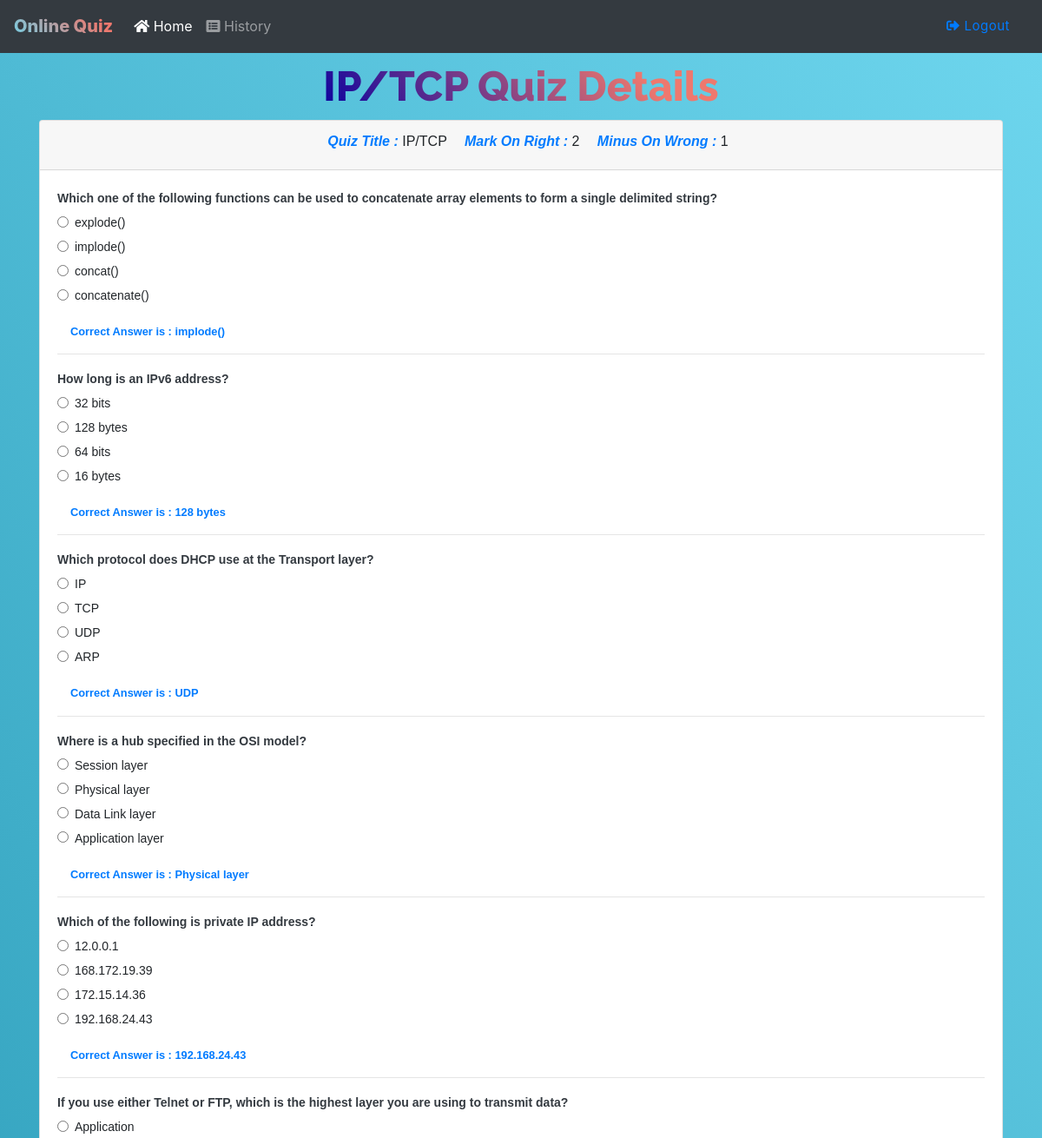
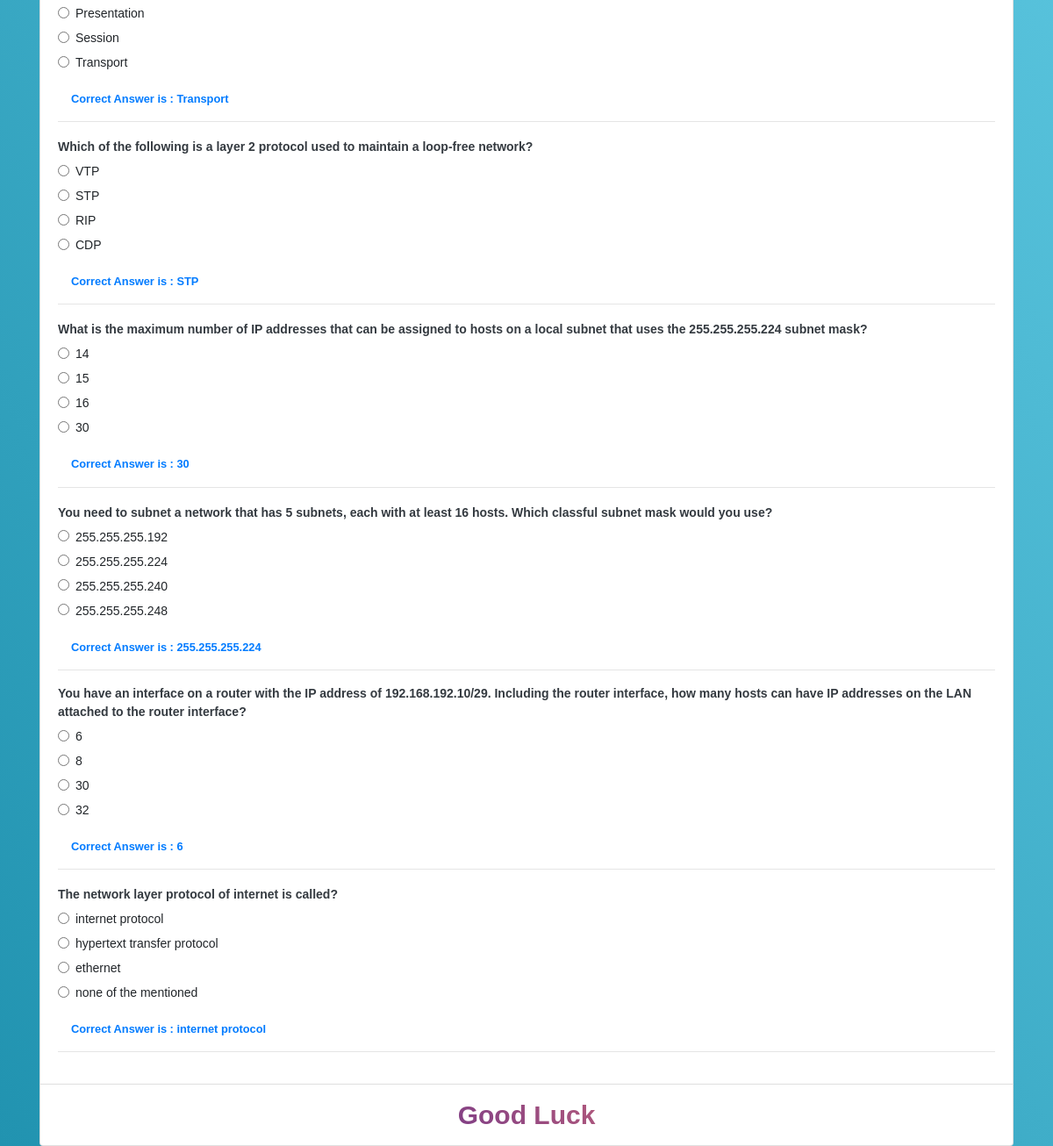
The page /welcome/quizAnswers?id=46&rank=28 (signed in) on the database its author committed (2 pictures, top to bottom).
### tables this page shows
CREATE TABLE `quizes` (
  `id` bigint(20) NOT NULL,
  `quiz_title` varchar(255) NOT NULL,
  `mark_on_right` int(11) NOT NULL,
  `minus_on_wrong` int(11) NOT NULL,
  `quiz_questions` text NOT NULL,
  `created_at` timestamp NOT NULL DEFAULT current_timestamp() ON UPDATE current_timestamp()
);

CREATE TABLE `questions` (
  `id` int(11) NOT NULL,
  `question` varchar(255) NOT NULL,
  `choice1` varchar(255) NOT NULL,
  `choice2` varchar(255) NOT NULL,
  `choice3` varchar(255) NOT NULL,
  `choice4` varchar(255) NOT NULL,
  `correct_answer` varchar(255) NOT NULL,
  `created_at` timestamp NOT NULL DEFAULT current_timestamp() ON UPDATE current_timestamp()
);

### app/libraries/Core.php (called while the page is built, shortened)
<?php
class Core
{
    protected $currentMethod = 'index' ;
    public function __construct()
    {
        $url = $this->getUrl();
        if(file_exists('../app/controllers/'. ucwords($url[0]) . '.php'))
        {
            unset($url[0]);
        }
        $this->currentController = new $this->currentController;
       if (isset($url[1]))
       {
           if(method_exists($this->currentController, $url[1]))
           {
               $this->currentMethod = $url[1];
               unset($url[1]);
           }
       }
        $this->params = $url ? array_values($url) : [] ;
        call_user_func([$this->currentController, $this->currentMethod], $this->params);
    }
    public function getUrl()
    {
        if(isset($_GET['url']))
        {
            $url = rtrim($_GET['url'],'/') ;
            $url = filter_var($url, FILTER_SANITIZE_URL);
            $url = explode('/', $url);
            return $url;
        }
    }
}

### app/require.php (called while the page is built, shortened)
<?php
require_once 'libraries/Core.php';
require_once 'libraries/Database.php';
$core = new Core();

### public/index.php (called while the page is built)
<?php
    require_once '../app/require.php';

### app/libraries/Database.php (called while the page is built, shortened)
<?php
class Database
{
    private $db_host = DB_HOST;
    private $db_user = DB_USER;
    private $db_pass = DB_PASS;
    private $db_name = DB_NAME;
    private $statement;
    private $dbHandler;
    public function __construct()
    {
        $conn = 'mysql:host=' . $this->db_host . ';dbname=' . $this->db_name;
        $options = array(
            PDO::ATTR_PERSISTENT => true,
            PDO::ATTR_ERRMODE => PDO::ERRMODE_EXCEPTION
        );
        try
        {
            $this->dbHandler = new PDO($conn, $this->db_user, $this->db_pass, $options);
        }
        catch (PDOException $exception)
        {
            $this->error = $exception->getMessage();
            echo $this->error;
        }
    }
    public function query($sql)
    {
        $this->statement = $this->dbHandler->prepare($sql);
    }
    public function execute()
    {
        return $this->statement->execute();
    }
    public function resultSet()
    {
        $this->execute();
        return $this->statement->fetchAll(PDO::FETCH_OBJ);
    }
}

### app/models/WelcomeModel.php (called while the page is built, shortened)
<?php
class WelcomeModel
{
    private $db;
    public function __construct()
    {
        $this->db = new Database();
    }
    public function quizById($id)
    {
        $this->db->query("SELECT * FROM quizes WHERE quizes.id=$id ORDER BY created_at ASC; ");
        $result = $this->db->resultSet();
        return $result;
    }
    public function quizRelatedQuestions($questions)
    {
        $selectedQuestions = [] ;
        foreach ($questions as $question){
            $this->db->query("SELECT * FROM questions WHERE questions.id=$question; ");
            $result = $this->db->resultSet();
            array_push($selectedQuestions, $result);
        }
        return $selectedQuestions ;
    }
}

### app/views/pages/student_quiz_answers.php (the view, shortened to what this page needs)
<?php
include 'layouts/header.php';
include 'layouts/includes/navbar.php';
$quiz = get_object_vars($_SESSION["student_quiz_and_answers"]["quiz"][0]);
$questions = $_SESSION["student_quiz_and_answers"]["questions"];
?>
<div class="container-fluid quiz-container">
    <div class="quiz-body">
        <h6 class="students-header"> <?php echo $quiz["quiz_title"]?> Quiz Details  </h6>
        <div class="container" style="z-index: 11;">
            <div class="card">
                <div class="card-header text-center">
                    <label class="text-primary font-italic font-weight-bold ml-3">Quiz Title :</label> <?php echo $quiz["quiz_title"]?>
                    <label class="text-primary font-italic font-weight-bold ml-3">Mark On Right :</label> <?php echo $quiz["mark_on_right"]?>
                    <label class="text-primary font-italic font-weight-bold ml-3">Minus On Wrong :</label> <?php echo $quiz["minus_on_wrong"]?>
                </div>
                <div class="card-body">
                    <?php foreach ($questions as $key => $question ):?>
                            <?php $question = get_object_vars($question[0]) ; ?>
                            <div class="form-group">
                                <label for="exampleInputEmail1" class="text-dark font-weight-bold"><?php echo $question ["question"] ;?></label>
                                <div class="form-check">
                                    <input class="form-check-input" type="radio" name="answer_question_<?php echo $key;?>[]" id="choice1" value="<?php echo $question ["choice1"] ?>">
                                    <label class="form-check-label" for="choice1">
                                        <?php echo $question ["choice1"] ?>
                                    </label>
                                </div>
                                <div class="form-check">
                                    <input class="form-check-input" type="radio" name="answer_question_<?php echo $key;?>[]" id="choice2" value="<?php echo $question ["choice2"] ?>">
                                    <label class="form-check-label" for="choice2">
                                        <?php echo $question ["choice2"] ?>
                                    </label>
                                </div>
                                <div class="form-check">
                                    <input class="form-check-input" type="radio" name="answer_question_<?php echo $key;?>[]" id="choice3" value="<?php echo $question ["choice3"] ?>">
                                    <label class="form-check-label" for="choice3">
                                        <?php echo $question ["choice3"] ?>
                                    </label>
                                </div>
                                <div class="form-check">
                                    <input class="form-check-input" type="radio" name="answer_question_<?php echo $key;?>[]" id="choice4" value="<?php echo $question ["choice4"] ?>">
                                    <label class="form-check-label" for="choice4">
                                        <?php echo $question ["choice4"] ?>
                                    </label>
                                </div>
                            </div>
                            <small id="emailHelp" class="form-text font-weight-bold text-primary mb-3 col-md-6 col-xs-12">Correct Answer is :  <?php echo $question["correct_answer"];?></small>
                        <hr>
                        <?php endforeach; ?>
                </div>
                <div class="card-footer text-muted font-weight-bold text-center text-success best-luck ">
                    Good Luck
                </div>
            </div>
        </div>
    </div>
</div>
<?php include 'layouts/footer.php'; ?>

### public/assets/css/form.css (style rules this page uses)
h1, h2, h3, h4, h6, .line div { font-weight: 800; font-family: 'Raleway'; color: #000; margin: 10px 0; }
.form-group label { margin-bottom: 5px; font-size: 14px; font-weight: 400; }

### public/assets/css/welcome.css (style rules this page uses)
* { box-sizing: border-box; }
.students-header { font-size: 48px; font-weight: 800; background: -webkit-linear-gradient(45deg, #09009f, #ee786e 80%); -webkit-background-clip: text; -webkit-text-fill-color: transparent; position: relative; top: 0; z-index: 10; }

### public/assets/css/style.css (style rules this page uses)
body { background: linear-gradient(55deg, #2193B0, #6DD5ED); }
.quiz-container { margin: 0; padding: 0; height: auto; position: absolute; }
.quiz-body { background: linear-gradient(55deg, #2193B0, #6DD5ED); display: flex; justify-content: center; align-items: center; flex-direction: column; font-family: sans-serif; overflow: hidden; height: 100vm; }
.best-luck { font-size: 30px; font-weight: 800; background: -webkit-linear-gradient(45deg, #09009f, #ee786e 80%); -webkit-background-clip: text; -webkit-text-fill-color: transparent; position: relative; }

### rows shown on the page
quizes: quiz_title "IP/TCP", mark_on_right "2", minus_on_wrong "1"
questions: question "Which one of the following functions can be used to concatenate array elements to form a single delimited string?", choice1 "explode()", choice2 "implode()", choice3 "concat()", choice4 "concatenate()", correct_answer "implode()"
questions: question "How long is an IPv6 address?", choice1 "32 bits", choice2 "128 bytes", choice3 "64 bits", choice4 "16 bytes", correct_answer "128 bytes"
questions: question "Which protocol does DHCP use at the Transport layer?", choice1 "IP", choice2 "TCP", choice3 "UDP", choice4 "ARP", correct_answer "UDP"
questions: question "Where is a hub specified in the OSI model?", choice1 "Session layer", choice2 "Physical layer", choice3 "Data Link layer", choice4 "Application layer", correct_answer "Physical layer"
questions: question "Which of the following is private IP address?", choice1 "12.0.0.1", choice2 "168.172.19.39", choice3 "172.15.14.36", choice4 "192.168.24.43", correct_answer "192.168.24.43"
questions: question "If you use either Telnet or FTP, which is the highest layer you are using to transmit data?", choice1 "Application", choice2 "Presentation", choice3 "Session", choice4 "Transport", correct_answer "Transport"
questions: question "Which of the following is a layer 2 protocol used to maintain a loop-free network?", choice1 "VTP", choice2 "STP", choice3 "RIP", choice4 "CDP", correct_answer "STP"
questions: question "What is the maximum number of IP addresses that can be assigned to hosts on a local subnet that uses the 255.255.255.224 subnet mask?", choice1 "14", choice2 "15", choice3 "16", choice4 "30", correct_answer "30"
questions: question "You need to subnet a network that has 5 subnets, each with at least 16 hosts. Which classful subnet mask would you use?", choice1 "255.255.255.192", choice2 "255.255.255.224", choice3 "255.255.255.240", choice4 "255.255.255.248", correct_answer "255.255.255.224"
questions: question "You have an interface on a router with the IP address of 192.168.192.10/29. Including the router interface, how many hosts can have IP addresses on the LAN attached to the router interface?", choice1 "6", choice2 "8", choice3 "30", choice4 "32", correct_answer "6"
questions: question "The network layer protocol of internet is called?", choice1 "internet protocol", choice2 "hypertext transfer protocol", choice3 "ethernet", choice4 "none of the mentioned", correct_answer "internet protocol"
